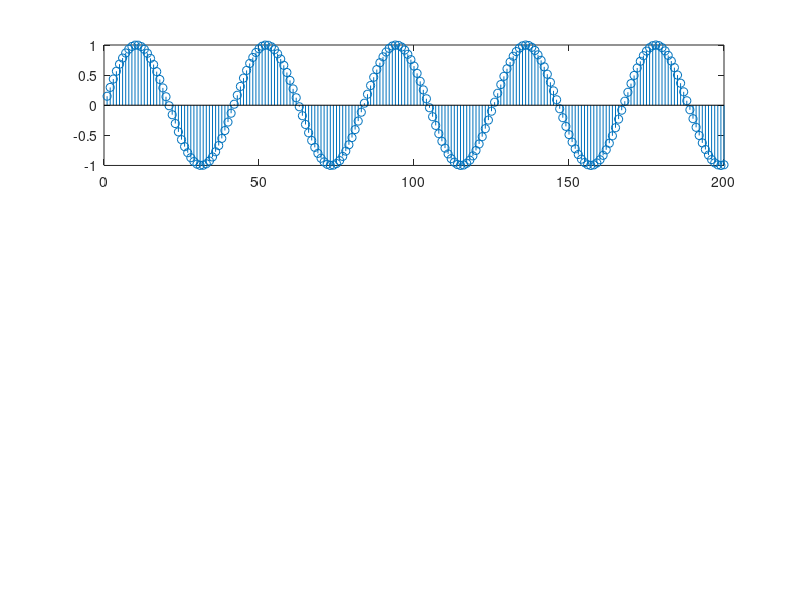

Write the MATLAB code that produced this figure. (Note: this script raises an error after producing the figure.)
%% Experiment - 3
% Exercise - 5
clc;
clear;
figure;

%% Input signal
n = 1 : 200;  % Discrete time index
N = length(n);  % N in N-point DFT
F_s = 200;  % Sampling frequency
F = 30;  % Frequency
f = F / F_s;  % Normalised frequency
x = sin(f * n);

subplot(311)
stem(n, x)
title("Input signal x[n]", "Ashrith 200902016")
xlabel('n'), ylabel('Amplitude'), legend('x')

%% Discrete Fourier Transform
y = fft(x, N);

subplot(312)
stem(n, abs(y), 'b')
title("Magnitude spectrum", "Ashrith 200902016")
xlabel('n'), ylabel('Amplitude')

subplot(313)
stem(n, angle(y), 'r')
title("Phase spectrum", "Ashrith 200902016")
xlabel('n'), ylabel('Amplitude')
